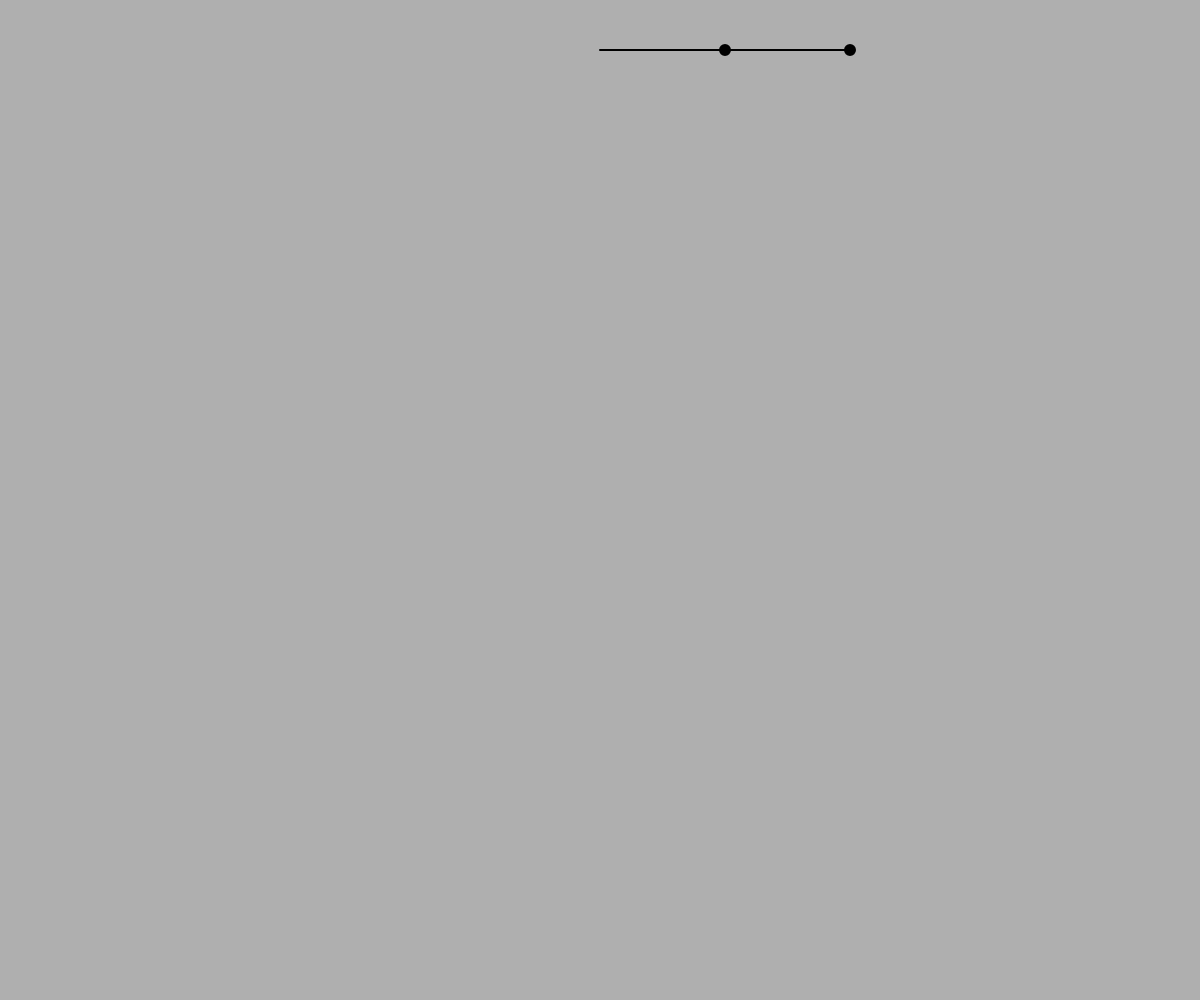
Frame 1 (no input)
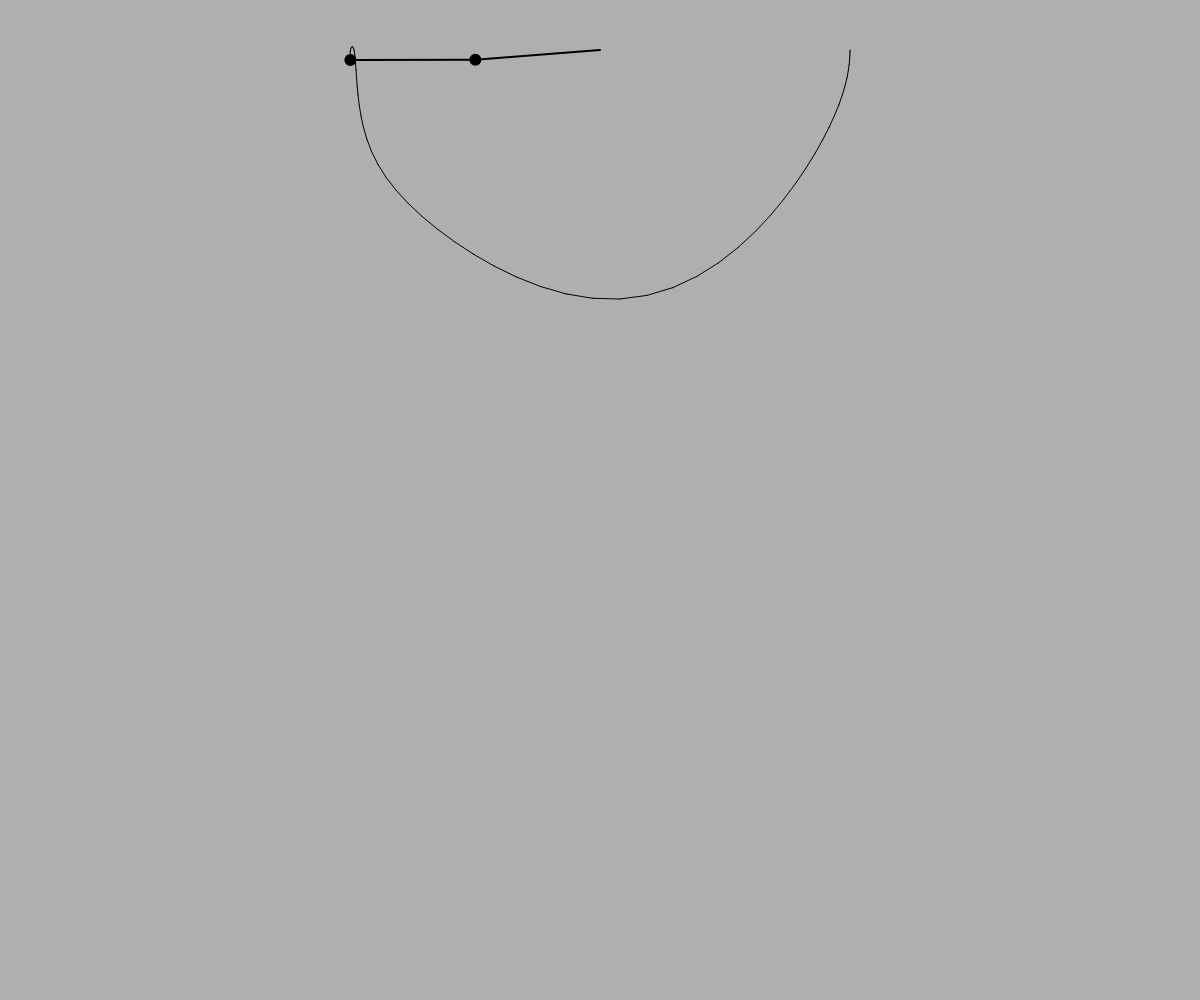
Frame 60 (no input)
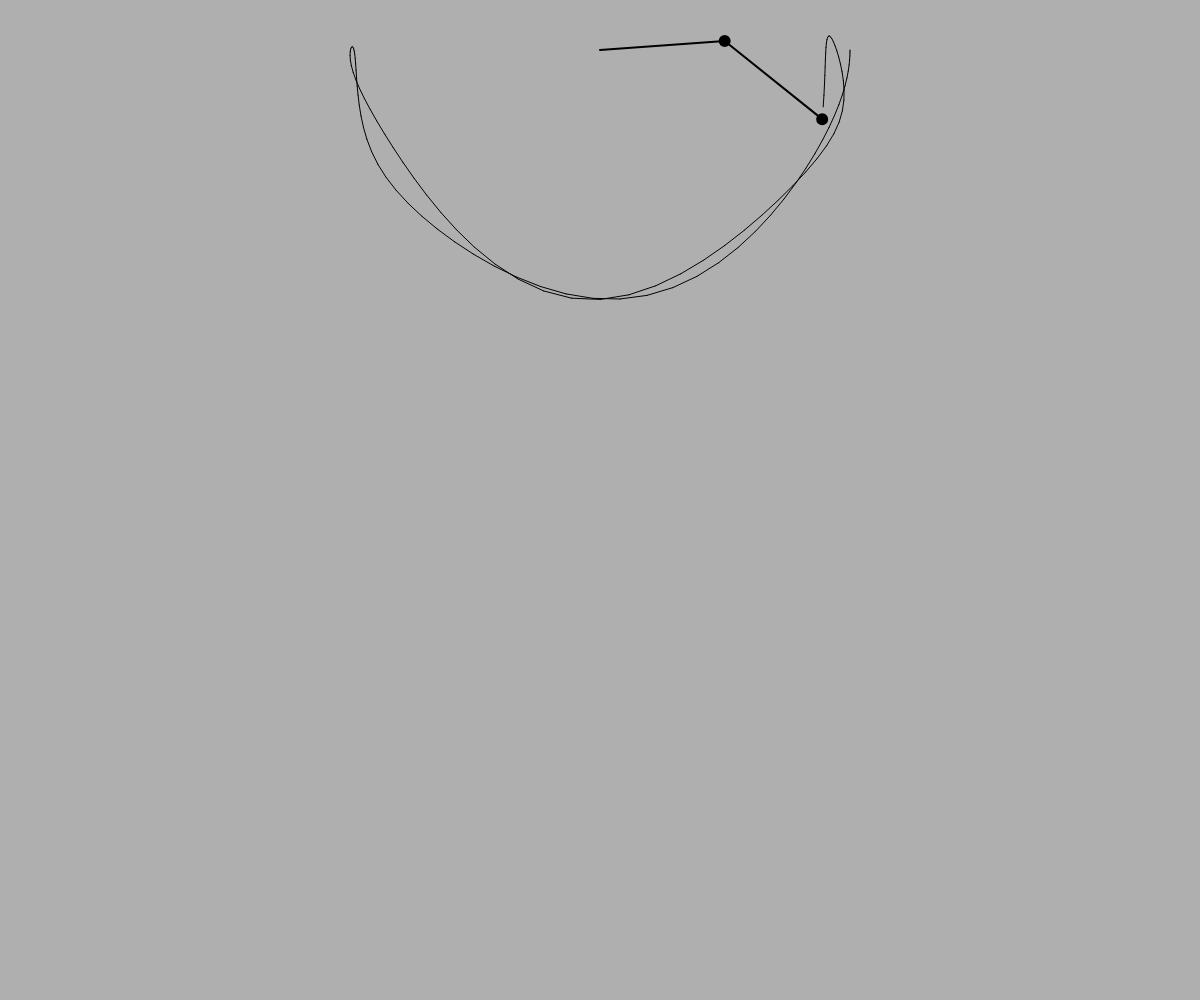
Frame 120 (the mouse pressed at the canvas centre since frame 60)

The p5.js sketch that drew these frames (run headless with seeded random() and noise() and a simulated clock; from frame 60 on, the mouse is pressed at the canvas centre):

// p5.js sketch
// ── sketch.js
let r1 = 125;
let r2 = 125;
let m1 = 10;
let m2 = 10;
let a1 = 0;
let a2 = 0;
let a1_v = 0;
let a2_v = 0;
let g = 1;

let px2 = -1;
let py2 = -1;
let cx, cy;

let buffer;

function setup() {
  createCanvas(windowWidth, windowHeight);
  pixelDensity(1);
  a1 = PI / 2;
  a2 = PI / 2;
  cx = width / 2;
  cy = 50;
  buffer = createGraphics(width, height);
  buffer.background(175);
  buffer.translate(cx, cy);
}

function draw() {
  background(175);
  imageMode(CORNER);
  image(buffer, 0, 0, width, height);

  let num1 = -g * (2 * m1 + m2) * sin(a1);
  let num2 = -m2 * g * sin(a1 - 2 * a2);
  let num3 = -2 * sin(a1 - a2) * m2;
  let num4 = a2_v * a2_v * r2 + a1_v * a1_v * r1 * cos(a1 - a2);
  let den = r1 * (2 * m1 + m2 - m2 * cos(2 * a1 - 2 * a2));
  let a1_a = (num1 + num2 + num3 * num4) / den;

  num1 = 2 * sin(a1 - a2);
  num2 = (a1_v * a1_v * r1 * (m1 + m2));
  num3 = g * (m1 + m2) * cos(a1);
  num4 = a2_v * a2_v * r2 * m2 * cos(a1 - a2);
  den = r2 * (2 * m1 + m2 - m2 * cos(2 * a1 - 2 * a2));
  let a2_a = (num1 * (num2 + num3 + num4)) / den;

  translate(cx, cy);
  stroke(0);
  strokeWeight(2);

  let x1 = r1 * sin(a1);
  let y1 = r1 * cos(a1);

  let x2 = x1 + r2 * sin(a2);
  let y2 = y1 + r2 * cos(a2);

  line(0, 0, x1, y1);
  fill(0);
  ellipse(x1, y1, m1, m1);

  line(x1, y1, x2, y2);
  fill(0);
  ellipse(x2, y2, m2, m2);

  a1_v += a1_a;
  a2_v += a2_a;
  a1 += a1_v;
  a2 += a2_v;

  // a1_v *= 0.99;
  // a2_v *= 0.99;

  buffer.stroke(0);
  if (frameCount > 1) {
    buffer.line(px2, py2, x2, y2);
  }

  px2 = x2;
  py2 = y2;
}
